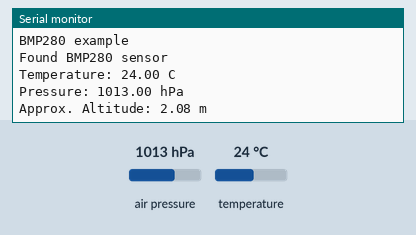
Recording of a sketch running on a simulated ESP32. On the bench: the last lines printed to the serial monitor. The inputs (shaded band) are chosen by the test bench; at power-on: air pressure 1013 hPa, temperature 24 °C.

Above: at 1.2 s.
1.3 s: air pressure set to 952 hPa
At 2.6 s:
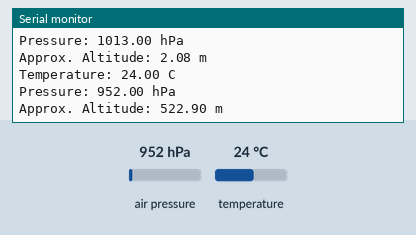
2.8 s: temperature set to 12 °C
At 4.2 s:
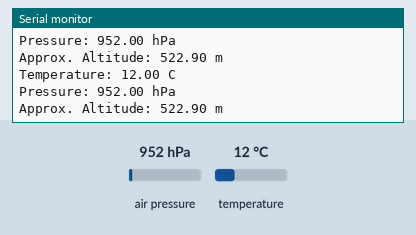
4.3 s: air pressure set to 975 hPa
At 6.5 s:
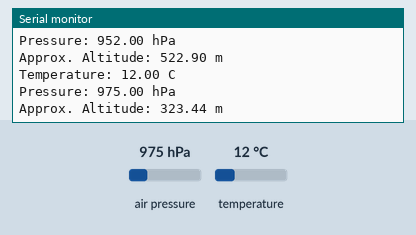
Timing chart, 0 to 8.0 s (numbered marks = the images above; inputs shaded):
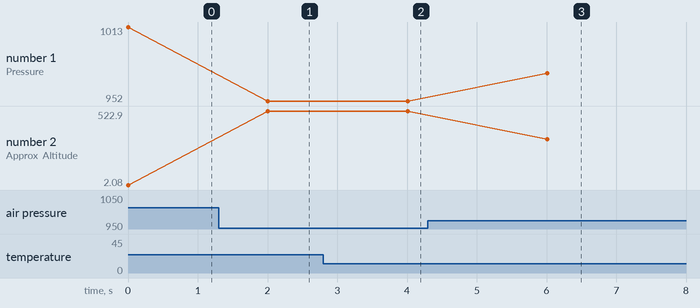

The sketch:

BMP280.ino
```cpp
/***************************************************
  BMP280 - Temperature & Barometric Pressure Sensor

  This example reads temperature, pressure, and
  approximate altitude from a BMP280 sensor using I2C.

  Wiring (ESP32):
    BMP280 SDA -> GPIO 21
    BMP280 SCL -> GPIO 22
    BMP280 VIN -> 3.3V
    BMP280 GND -> GND

  I2C address: 0x76 (if SDO pin is connected to GND)
                0x77 (if SDO pin is connected to VCC)

  Required library: Adafruit BMP280 Library
    Install via: Sketch -> Include Library -> Manage Libraries
    Search for "Adafruit BMP280"
 ***************************************************/

// Include the library for the BMP280 sensor
#include <Adafruit_BMP280.h>

// Create a sensor object
Adafruit_BMP280 bmp;

void setup() {
  // Start serial communication so we can see the output
  Serial.begin(115200);
  while (!Serial);

  Serial.println("BMP280 example");

  // Initialize I2C with the ESP32 default SDA and SCL pins
  Wire.begin(21, 22);

  // Try to initialize the sensor at address 0x76
  // Change to 0x77 if your sensor uses that address
  if (!bmp.begin(0x76)) {
    Serial.println("ERROR: BMP280 sensor not found. Check wiring!");
    // Stop the program if the sensor is not found
    while (1) delay(1);
  }

  Serial.println("Found BMP280 sensor");
}

void loop() {
  // Read and print the temperature in degrees Celsius
  Serial.print("Temperature: ");
  Serial.print(bmp.readTemperature());
  Serial.println(" C");

  // Read and print the atmospheric pressure in hPa (hectopascals)
  // The raw value is in Pa, so we divide by 100 to get hPa
  Serial.print("Pressure: ");
  Serial.print(bmp.readPressure() / 100.0F);
  Serial.println(" hPa");

  // Estimate the altitude based on the current pressure
  // 1013.25 hPa is the standard sea level pressure
  // For better accuracy, replace with your local sea level pressure
  Serial.print("Approx. Altitude: ");
  Serial.print(bmp.readAltitude(1013.25));
  Serial.println(" m");

  Serial.println();

  // Wait 2 seconds before reading again
  delay(2000);
}
```

Measured:
- after the input at 1.3 s, the serial monitor: prints a new line after 0.71 s (image 1)
- after the input at 2.8 s, the serial monitor: prints a new line after 1.2 s (image 2)
- after the input at 4.3 s, the serial monitor: prints a new line after 1.7 s (image 3)
- plotted number 1: 1013 → 952 after the input at 1.3 s, 952 → 975 after the input at 4.3 s
- plotted number 2: 2.08 → 522.9 after the input at 1.3 s, 522.9 → 323.44 after the input at 4.3 s
